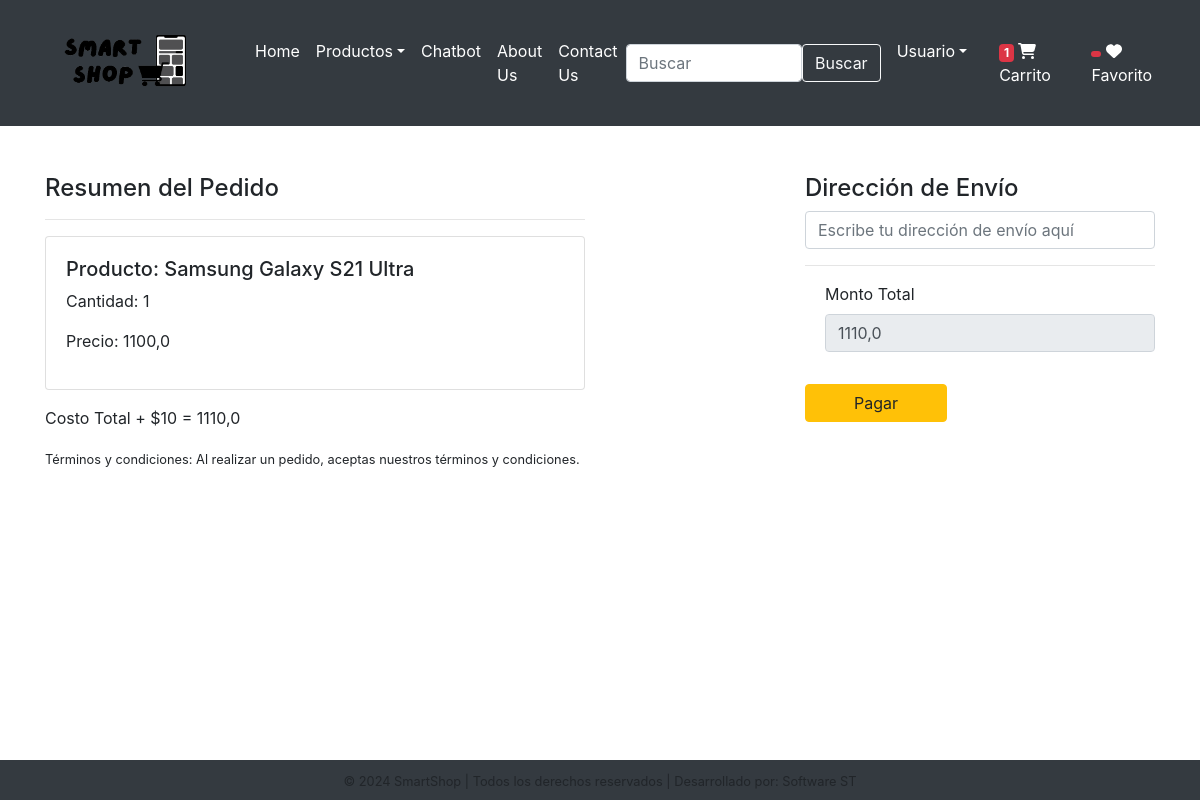
Before: /checkout/ (signed in) with the older database file.
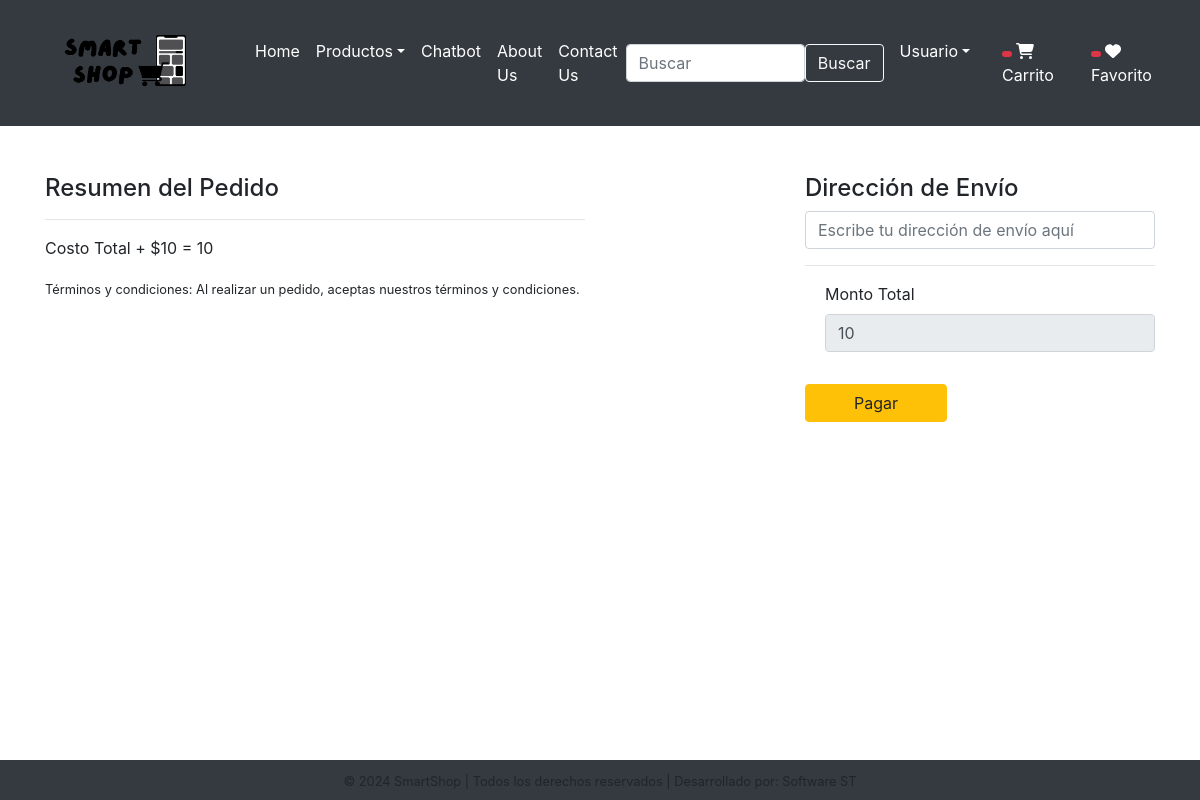
After: the same page with the newer database file.
### app/models.py (models this page shows, shortened)
class Cart(models.Model):
    user = models.ForeignKey(User,on_delete=models.CASCADE)
    product = models.ForeignKey(Product,on_delete=models.CASCADE)
    quantity = models.PositiveIntegerField(default=1)

class Product(models.Model):
    title = models.CharField(max_length=100)
    selling_price = models.FloatField()
    discounted_price = models.FloatField()
    description = models.TextField()
    composition = models.TextField(default='')
    prodapp = models.TextField(default='')
    category = models.CharField(choices=CATEGORY_CHOICES, max_length=2)
    product_image = models.ImageField(upload_to='product')

### app/views.py (the view, shortened to what this page needs)
# urls.py: path('checkout/', views.checkout.as_view(), name='checkout'),
@method_decorator(login_required,name='dispatch')
class checkout(View):
    def get(self, request):
        totalitem = 0
        wishitem = 0
        if request.user.is_authenticated:
            totalitem = len(Cart.objects.filter(user=request.user))
            wishitem = len(Wishlist.objects.filter(user=request.user))
        user = request.user
        add = Customer.objects.filter(user=user)
        cart_items = Cart.objects.filter(user=user)
        famount = 0
        for p in cart_items:
            value = p.quantity * p.product.discounted_price
            famount = famount + value
        totalamount = famount + 10
        razoramount = int(totalamount * 100)
        try:
            client = razorpay.Client(auth=(settings.RAZOR_KEY_ID, settings.RAZOR_KEY_SECRET))  # type: ignore
            data = {"amount": razoramount, "currency": "INR", "receipt": "order_rcptid_12"}
            payment_response = client.order.create(data=data)
            print(payment_response)
            order_id = payment_response['id']
            order_status = payment_response['status']
            if order_status == 'created':
                payment = Payment(
                    user=user,
                    amount=totalamount,
                    razorpay_order_id=order_id,
                    razorpay_payment_status=order_status
                )
                payment.save()
            else:
                order_id = None
        except Exception as e:
            print(f"Error creating Razorpay order: {e}")
            order_id = None
        return render(request, 'app/checkout.html', {
            'order_id': order_id,
            'totalitem': totalitem,
            'wishitem': wishitem,
            'add': add,
            'cart_items': cart_items,
            'famount': famount,
            'totalamount': totalamount,
        })

### app/templates/app/checkout.html (shortened to what this page needs)
{% extends "app/base.html" %}
{% load static %}
{% block main-content %}
<div class="container my-5">
    <div class="row mt-5">
        <div class="col-sm-6">
            <h4>Resumen del Pedido</h4>
            <hr>
            {% for item in cart_items %}
                <div class="card mb-3">
                    <div class="card-body">
                        <h5>Producto: {{ item.product.title }}</h5>
                        <p>Cantidad: {{ item.quantity }}</p>
                        <p class="fw-bold">Precio: {{ item.product.discounted_price }}</p>
                    </div>
                </div>
            {% endfor %}
            <p class="fw-bold">Costo Total + $10 = {{ totalamount }}</p>
            <small>Términos y condiciones: Al realizar un pedido, aceptas nuestros términos y condiciones.</small>
        </div>
        <div class="col-sm-4 offset-sm-2">
            <h4>Dirección de Envío</h4>
            <input type="text" class="form-control" id="direccion" name="direccion" placeholder="Escribe tu dirección de envío aquí">
            <hr>
            <form method="post" id="myform">
                <div class="form-check mb-3">
                    <label for="totamount" class="form-label">Monto Total</label>
                    <input type="text" class="form-control" name="totamount" value="{{ totalamount }}" readonly class="fw-bold">
                </div>
                <div class="text-end">
                    <button id="rzp-button1" type="submit" class="btn btn-warning mt-3 px-5 fw-bold">Pagar</button>
                </div>
            </form>
        </div>
    </div>
</div>
{% endblock main-content %}

Changed rows visible on the page:
removed Cart: product "Samsung Galaxy S21 Ultra", quantity "1", product.discounted_price "1100,0"
Other visible differences:
{{ totalamount }}: "1110,0" → "10"
form field totamount: "1110,0" → "10"
{{ totalitem }}: "1" → (not shown)
